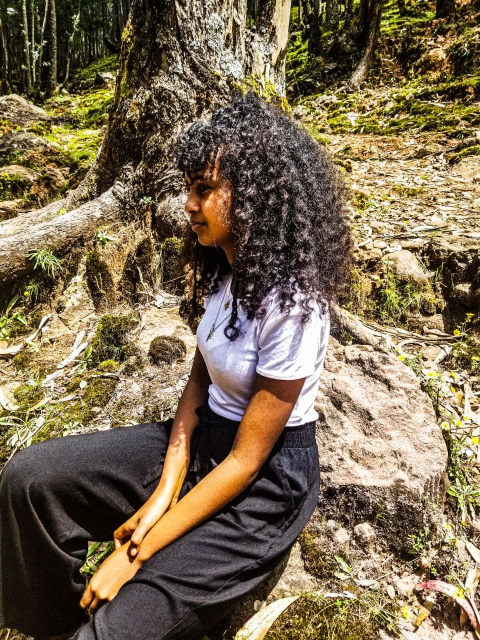
#> input picture fira-code/chapter_6/images/hilu.jpg, 960 x 1280 px (shown at 1/2 size)
$ python bitwise.py --image images/hilu.jpg
#> lines starting #> are read from the running program, lines starting #| are printed output that depends on the picture; after the words box and inside, x2 and y2 are one past the last pixel; in counts of white or black regions, pixels touching at a corner belong together
import cv2
import argparse
import numpy as np
ap = argparse.ArgumentParser()
ap.add_argument("-i", "--image", required=True, help="Path to image file")

args = vars(ap.parse_args())
image = cv2.imread(args['image'])
#> image is the input picture: shape (1280, 960, 3); mean B, G, R 81.8, 107.2, 123.3

cv2.imshow("Original", image)

negattedImage = np.bitwise_not(image)
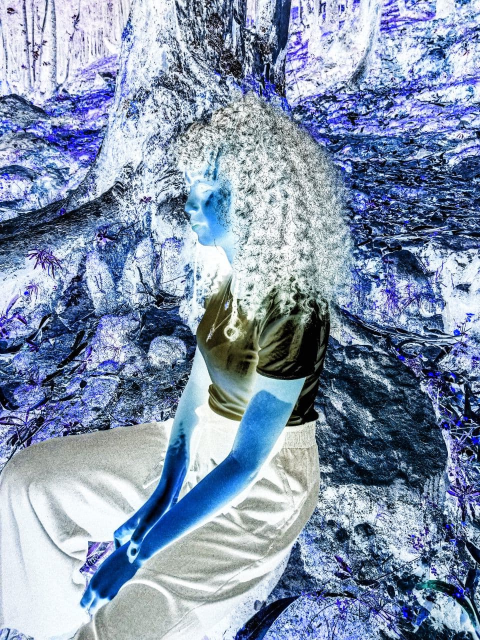
#> negattedImage: shape (1280, 960, 3) (shown at 1/2 size); mean B, G, R 173.2, 147.8, 131.7
cv2.imshow("Negated", negattedImage)


rectangle = np.zeros((300, 300), dtype="uint8")
cv2.rectangle(rectangle, (25, 25), (275, 275), 255, -1)
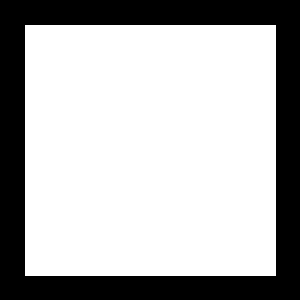
#> rectangle: shape (300, 300); 70% white; 1 black region, box (x1, y1, x2, y2) and area: (0, 0, 300, 300) 26999
cv2.imshow("Rectangle", rectangle)

circle = np.zeros((300, 300), dtype="uint8")
cv2.circle(circle, (150, 150), 150, 255, -1)
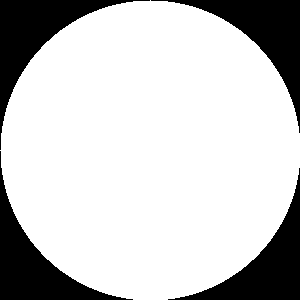
#> circle: shape (300, 300); 78.5% white; 4 black regions, box (x1, y1, x2, y2) and area: (0, 0, 150, 150) 4980, (151, 0, 300, 133) 4830, (0, 151, 133, 300) 4830, (168, 168, 300, 300) 4681

cv2.imshow("Circle", circle)

bitwiseAnd = np.bitwise_and(rectangle, circle)
cv2.imshow("And", bitwiseAnd)
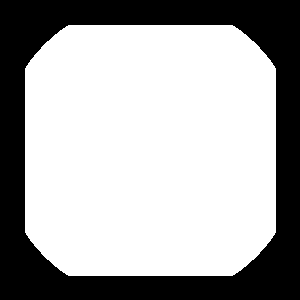
#> window 'And': shape (300, 300); 66.4% white; 1 black region, box (x1, y1, x2, y2) and area: (0, 0, 300, 300) 30235

bitwiseOr = np.bitwise_or(rectangle, circle)
cv2.imshow("OR", bitwiseOr)
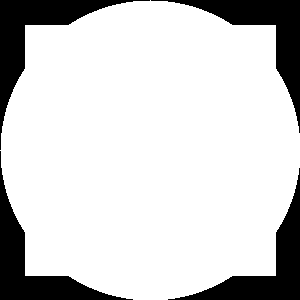
#> window 'OR': shape (300, 300); 82.1% white; 4 black regions, box (x1, y1, x2, y2) and area: (0, 0, 150, 150) 4171, (151, 0, 300, 133) 4021, (0, 151, 133, 300) 4021, (168, 168, 300, 300) 3872

bitwiseXor = np.bitwise_xor(rectangle, circle)
cv2.imshow("XOR", bitwiseXor)
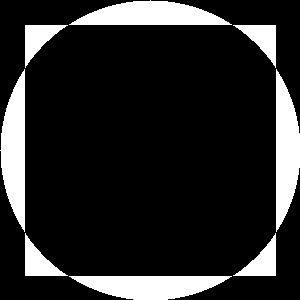
#> window 'XOR': shape (300, 300); 15.7% white; 8 white regions, largest, box (x1, y1, x2, y2) and area: (69, 0, 232, 25) 2729, (0, 69, 25, 232) 2729, (276, 69, 300, 232) 2728

bitwiseNot = np.bitwise_not(circle)
cv2.imshow("NOT", bitwiseNot)

cv2.waitKey(0)

$ run again, on fira-code/chapter_6/images/wave.png
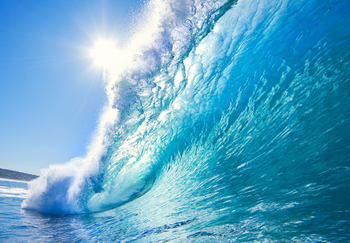
#> input picture fira-code/chapter_6/images/wave.png, 350 x 243 px
#> image is the input picture: shape (243, 350, 3); mean B, G, R 199.1, 166.5, 93.5
#> `negattedImage = np.bitwise_not(image)`:
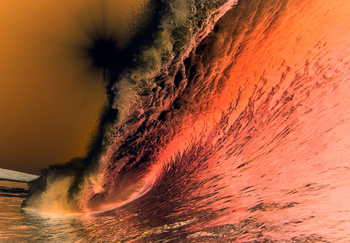
#> negattedImage: shape (243, 350, 3); mean B, G, R 55.9, 88.5, 161.5
#> rectangle: shape (300, 300); 70% white; 1 black region, box (x1, y1, x2, y2) and area: (0, 0, 300, 300) 26999
#> circle: shape (300, 300); 78.5% white; 4 black regions, box (x1, y1, x2, y2) and area: (0, 0, 150, 150) 4980, (151, 0, 300, 133) 4830, (0, 151, 133, 300) 4830, (168, 168, 300, 300) 4681
